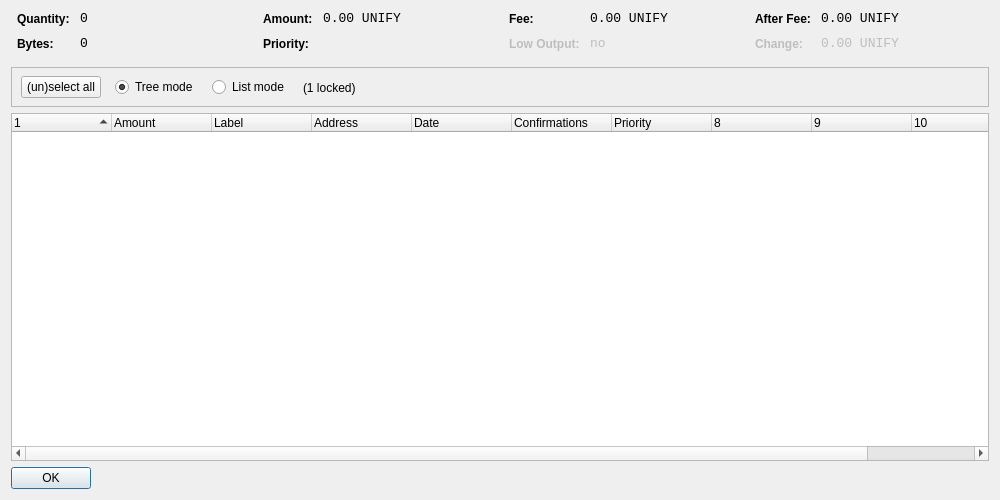
<?xml version="1.0" encoding="UTF-8"?>
<ui version="4.0">
 <class>CoinControlDialog</class>
 <widget class="QDialog" name="CoinControlDialog">
  <property name="geometry">
   <rect>
    <x>0</x>
    <y>0</y>
    <width>1000</width>
    <height>500</height>
   </rect>
  </property>
  <property name="windowTitle">
   <string>Coin Control</string>
  </property>
  <layout class="QVBoxLayout" name="verticalLayout">
   <item>
    <layout class="QHBoxLayout" name="horizontalLayoutTop" stretch="0,0,0,0">
     <property name="topMargin">
      <number>0</number>
     </property>
     <property name="bottomMargin">
      <number>10</number>
     </property>
     <item>
      <layout class="QFormLayout" name="formLayoutCoinControl1">
       <property name="horizontalSpacing">
        <number>10</number>
       </property>
       <property name="verticalSpacing">
        <number>10</number>
       </property>
       <property name="leftMargin">
        <number>6</number>
       </property>
       <property name="rightMargin">
        <number>6</number>
       </property>
       <item row="0" column="0">
        <widget class="QLabel" name="labelCoinControlQuantityText">
         <property name="styleSheet">
          <string notr="true">font-weight:bold;</string>
         </property>
         <property name="text">
          <string>Quantity:</string>
         </property>
        </widget>
       </item>
       <item row="0" column="1">
        <widget class="QLabel" name="labelCoinControlQuantity">
         <property name="font">
          <font>
           <family>Monospace</family>
           <pointsize>10</pointsize>
          </font>
         </property>
         <property name="cursor">
          <cursorShape>IBeamCursor</cursorShape>
         </property>
         <property name="contextMenuPolicy">
          <enum>Qt::ActionsContextMenu</enum>
         </property>
         <property name="text">
          <string notr="true">0</string>
         </property>
         <property name="textInteractionFlags">
          <set>Qt::LinksAccessibleByMouse|Qt::TextSelectableByKeyboard|Qt::TextSelectableByMouse</set>
         </property>
        </widget>
       </item>
       <item row="1" column="0">
        <widget class="QLabel" name="labelCoinControlBytesText">
         <property name="styleSheet">
          <string notr="true">font-weight:bold;</string>
         </property>
         <property name="text">
          <string>Bytes:</string>
         </property>
        </widget>
       </item>
       <item row="1" column="1">
        <widget class="QLabel" name="labelCoinControlBytes">
         <property name="font">
          <font>
           <family>Monospace</family>
           <pointsize>10</pointsize>
          </font>
         </property>
         <property name="cursor">
          <cursorShape>IBeamCursor</cursorShape>
         </property>
         <property name="contextMenuPolicy">
          <enum>Qt::ActionsContextMenu</enum>
         </property>
         <property name="text">
          <string notr="true">0</string>
         </property>
         <property name="textInteractionFlags">
          <set>Qt::LinksAccessibleByMouse|Qt::TextSelectableByKeyboard|Qt::TextSelectableByMouse</set>
         </property>
        </widget>
       </item>
      </layout>
     </item>
     <item>
      <layout class="QFormLayout" name="formLayoutCoinControl2">
       <property name="horizontalSpacing">
        <number>10</number>
       </property>
       <property name="verticalSpacing">
        <number>10</number>
       </property>
       <property name="leftMargin">
        <number>6</number>
       </property>
       <property name="rightMargin">
        <number>6</number>
       </property>
       <item row="0" column="0">
        <widget class="QLabel" name="labelCoinControlAmountText">
         <property name="styleSheet">
          <string notr="true">font-weight:bold;</string>
         </property>
         <property name="text">
          <string>Amount:</string>
         </property>
        </widget>
       </item>
       <item row="0" column="1">
        <widget class="QLabel" name="labelCoinControlAmount">
         <property name="font">
          <font>
           <family>Monospace</family>
           <pointsize>10</pointsize>
          </font>
         </property>
         <property name="cursor">
          <cursorShape>IBeamCursor</cursorShape>
         </property>
         <property name="contextMenuPolicy">
          <enum>Qt::ActionsContextMenu</enum>
         </property>
         <property name="text">
          <string notr="true">0.00 UNIFY</string>
         </property>
         <property name="textInteractionFlags">
          <set>Qt::LinksAccessibleByMouse|Qt::TextSelectableByKeyboard|Qt::TextSelectableByMouse</set>
         </property>
        </widget>
       </item>
       <item row="1" column="0">
        <widget class="QLabel" name="labelCoinControlPriorityText">
         <property name="styleSheet">
          <string notr="true">font-weight:bold;</string>
         </property>
         <property name="text">
          <string>Priority:</string>
         </property>
        </widget>
       </item>
       <item row="1" column="1">
        <widget class="QLabel" name="labelCoinControlPriority">
         <property name="font">
          <font>
           <family>Monospace</family>
           <pointsize>10</pointsize>
          </font>
         </property>
         <property name="cursor">
          <cursorShape>IBeamCursor</cursorShape>
         </property>
         <property name="contextMenuPolicy">
          <enum>Qt::ActionsContextMenu</enum>
         </property>
         <property name="text">
          <string/>
         </property>
         <property name="textInteractionFlags">
          <set>Qt::LinksAccessibleByMouse|Qt::TextSelectableByKeyboard|Qt::TextSelectableByMouse</set>
         </property>
        </widget>
       </item>
      </layout>
     </item>
     <item>
      <layout class="QFormLayout" name="formLayoutCoinControl3">
       <property name="horizontalSpacing">
        <number>10</number>
       </property>
       <property name="verticalSpacing">
        <number>10</number>
       </property>
       <property name="leftMargin">
        <number>6</number>
       </property>
       <property name="rightMargin">
        <number>6</number>
       </property>
       <item row="0" column="0">
        <widget class="QLabel" name="labelCoinControlFeeText">
         <property name="styleSheet">
          <string notr="true">font-weight:bold;</string>
         </property>
         <property name="text">
          <string>Fee:</string>
         </property>
        </widget>
       </item>
       <item row="0" column="1">
        <widget class="QLabel" name="labelCoinControlFee">
         <property name="font">
          <font>
           <family>Monospace</family>
           <pointsize>10</pointsize>
          </font>
         </property>
         <property name="cursor">
          <cursorShape>IBeamCursor</cursorShape>
         </property>
         <property name="contextMenuPolicy">
          <enum>Qt::ActionsContextMenu</enum>
         </property>
         <property name="text">
          <string notr="true">0.00 UNIFY</string>
         </property>
         <property name="textInteractionFlags">
          <set>Qt::LinksAccessibleByMouse|Qt::TextSelectableByKeyboard|Qt::TextSelectableByMouse</set>
         </property>
        </widget>
       </item>
       <item row="1" column="0">
        <widget class="QLabel" name="labelCoinControlLowOutputText">
         <property name="enabled">
          <bool>false</bool>
         </property>
         <property name="styleSheet">
          <string notr="true">font-weight:bold;</string>
         </property>
         <property name="text">
          <string>Low Output:</string>
         </property>
        </widget>
       </item>
       <item row="1" column="1">
        <widget class="QLabel" name="labelCoinControlLowOutput">
         <property name="enabled">
          <bool>false</bool>
         </property>
         <property name="font">
          <font>
           <family>Monospace</family>
           <pointsize>10</pointsize>
          </font>
         </property>
         <property name="cursor">
          <cursorShape>IBeamCursor</cursorShape>
         </property>
         <property name="contextMenuPolicy">
          <enum>Qt::ActionsContextMenu</enum>
         </property>
         <property name="text">
          <string>no</string>
         </property>
         <property name="textInteractionFlags">
          <set>Qt::LinksAccessibleByMouse|Qt::TextSelectableByKeyboard|Qt::TextSelectableByMouse</set>
         </property>
        </widget>
       </item>
      </layout>
     </item>
     <item>
      <layout class="QFormLayout" name="formLayoutCoinControl4">
       <property name="horizontalSpacing">
        <number>10</number>
       </property>
       <property name="verticalSpacing">
        <number>10</number>
       </property>
       <property name="leftMargin">
        <number>6</number>
       </property>
       <property name="rightMargin">
        <number>6</number>
       </property>
       <item row="0" column="0">
        <widget class="QLabel" name="labelCoinControlAfterFeeText">
         <property name="styleSheet">
          <string notr="true">font-weight:bold;</string>
         </property>
         <property name="text">
          <string>After Fee:</string>
         </property>
        </widget>
       </item>
       <item row="0" column="1">
        <widget class="QLabel" name="labelCoinControlAfterFee">
         <property name="font">
          <font>
           <family>Monospace</family>
           <pointsize>10</pointsize>
          </font>
         </property>
         <property name="cursor">
          <cursorShape>IBeamCursor</cursorShape>
         </property>
         <property name="contextMenuPolicy">
          <enum>Qt::ActionsContextMenu</enum>
         </property>
         <property name="text">
          <string notr="true">0.00 UNIFY</string>
         </property>
         <property name="textInteractionFlags">
          <set>Qt::LinksAccessibleByMouse|Qt::TextSelectableByKeyboard|Qt::TextSelectableByMouse</set>
         </property>
        </widget>
       </item>
       <item row="1" column="0">
        <widget class="QLabel" name="labelCoinControlChangeText">
         <property name="enabled">
          <bool>false</bool>
         </property>
         <property name="styleSheet">
          <string notr="true">font-weight:bold;</string>
         </property>
         <property name="text">
          <string>Change:</string>
         </property>
        </widget>
       </item>
       <item row="1" column="1">
        <widget class="QLabel" name="labelCoinControlChange">
         <property name="enabled">
          <bool>false</bool>
         </property>
         <property name="font">
          <font>
           <family>Monospace</family>
           <pointsize>10</pointsize>
          </font>
         </property>
         <property name="cursor">
          <cursorShape>IBeamCursor</cursorShape>
         </property>
         <property name="contextMenuPolicy">
          <enum>Qt::ActionsContextMenu</enum>
         </property>
         <property name="text">
          <string notr="true">0.00 UNIFY</string>
         </property>
         <property name="textInteractionFlags">
          <set>Qt::LinksAccessibleByMouse|Qt::TextSelectableByKeyboard|Qt::TextSelectableByMouse</set>
         </property>
        </widget>
       </item>
      </layout>
     </item>
    </layout>
   </item>
   <item>
    <widget class="QFrame" name="frame">
     <property name="minimumSize">
      <size>
       <width>0</width>
       <height>40</height>
      </size>
     </property>
     <property name="frameShape">
      <enum>QFrame::StyledPanel</enum>
     </property>
     <property name="frameShadow">
      <enum>QFrame::Sunken</enum>
     </property>
     <widget class="QWidget" name="horizontalLayoutWidget">
      <property name="geometry">
       <rect>
        <x>10</x>
        <y>0</y>
        <width>781</width>
        <height>41</height>
       </rect>
      </property>
      <layout class="QHBoxLayout" name="horizontalLayoutPanel" stretch="0,0,0,0,0">
       <property name="spacing">
        <number>14</number>
       </property>
       <item>
        <widget class="QPushButton" name="pushButtonSelectAll">
         <property name="sizePolicy">
          <sizepolicy hsizetype="Maximum" vsizetype="Fixed">
           <horstretch>0</horstretch>
           <verstretch>0</verstretch>
          </sizepolicy>
         </property>
         <property name="text">
          <string>(un)select all</string>
         </property>
        </widget>
       </item>
       <item>
        <widget class="QRadioButton" name="radioTreeMode">
         <property name="sizePolicy">
          <sizepolicy hsizetype="Maximum" vsizetype="Fixed">
           <horstretch>0</horstretch>
           <verstretch>0</verstretch>
          </sizepolicy>
         </property>
         <property name="text">
          <string>Tree mode</string>
         </property>
         <property name="checked">
          <bool>true</bool>
         </property>
        </widget>
       </item>
       <item>
        <widget class="QRadioButton" name="radioListMode">
         <property name="sizePolicy">
          <sizepolicy hsizetype="Maximum" vsizetype="Fixed">
           <horstretch>0</horstretch>
           <verstretch>0</verstretch>
          </sizepolicy>
         </property>
         <property name="text">
          <string>List mode</string>
         </property>
        </widget>
       </item>
       <item>
        <widget class="QLabel" name="labelLocked">
         <property name="text">
          <string>(1 locked)</string>
         </property>
        </widget>
       </item>
       <item>
        <spacer name="horizontalSpacer">
         <property name="orientation">
          <enum>Qt::Horizontal</enum>
         </property>
         <property name="sizeHint" stdset="0">
          <size>
           <width>40</width>
           <height>20</height>
          </size>
         </property>
        </spacer>
       </item>
      </layout>
     </widget>
    </widget>
   </item>
   <item>
    <widget class="CoinControlTreeWidget" name="treeWidget">
     <property name="contextMenuPolicy">
      <enum>Qt::CustomContextMenu</enum>
     </property>
     <property name="sortingEnabled">
      <bool>false</bool>
     </property>
     <property name="columnCount">
      <number>11</number>
     </property>
     <attribute name="headerShowSortIndicator" stdset="0">
      <bool>true</bool>
     </attribute>
     <attribute name="headerStretchLastSection">
      <bool>false</bool>
     </attribute>
     <column>
      <property name="text">
       <string/>
      </property>
     </column>
     <column>
      <property name="text">
       <string>Amount</string>
      </property>
     </column>
     <column>
      <property name="text">
       <string notr="true">Label</string>
      </property>
     </column>
     <column>
      <property name="text">
       <string>Address</string>
      </property>
     </column>
     <column>
      <property name="text">
       <string>Date</string>
      </property>
     </column>
     <column>
      <property name="text">
       <string>Confirmations</string>
      </property>
      <property name="toolTip">
       <string>Confirmed</string>
      </property>
     </column>
     <column>
      <property name="text">
       <string>Priority</string>
      </property>
     </column>
     <column>
      <property name="text">
       <string/>
      </property>
     </column>
     <column>
      <property name="text">
       <string/>
      </property>
     </column>
     <column>
      <property name="text">
       <string/>
      </property>
     </column>
     <column>
      <property name="text">
       <string/>
      </property>
     </column>
    </widget>
   </item>
   <item>
    <widget class="QDialogButtonBox" name="buttonBox">
     <property name="sizePolicy">
      <sizepolicy hsizetype="Maximum" vsizetype="Fixed">
       <horstretch>0</horstretch>
       <verstretch>0</verstretch>
      </sizepolicy>
     </property>
     <property name="orientation">
      <enum>Qt::Horizontal</enum>
     </property>
     <property name="standardButtons">
      <set>QDialogButtonBox::Ok</set>
     </property>
    </widget>
   </item>
  </layout>
 </widget>
 <customwidgets>
  <customwidget>
   <class>CoinControlTreeWidget</class>
   <extends>QTreeWidget</extends>
   <header>coincontroltreewidget.h</header>
  </customwidget>
 </customwidgets>
 <resources/>
 <connections/>
</ui>
